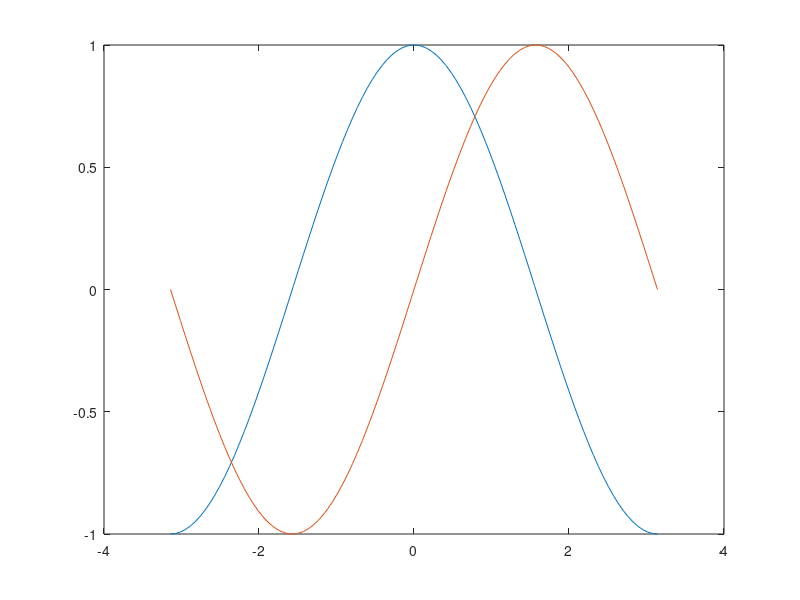

This chart was generated by the following MATLAB code: (Note: this script raises an error after producing the figure.)
%=============================================================================
% Copyright (c) 2016-present Allan CORNET (Nelson)
%=============================================================================
% This file is part of Nelson.
%=============================================================================
% LICENCE_BLOCK_BEGIN
% SPDX-License-Identifier: LGPL-3.0-or-later
% LICENCE_BLOCK_END
%=============================================================================
% <--ADV-CLI MODE-->
%=============================================================================
f = figure();
x = linspace(-pi, pi);
y1 = cos(x);
plot(x, y1)
hold on
y2 = sin(x);
plot(x, y2)
hold off
%=============================================================================
ax = f.Children;
assert_isequal(size(ax.Children), [2 1]);
assert_isequal(ax.Children(1).Type, 'line');
assert_isequal(ax.Children(2).Type, 'line');
%=============================================================================
